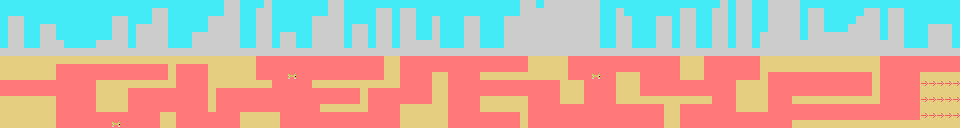

Rendered tile map (Tiled .tmx) drawn with the repository's tilesets; below, a short description and the full map source, tile grids included:
An orthogonal 120x16 tile map with 8x8 px tiles, 1 tile layer (Capa de patrones 1).

<map version="1.2" tiledversion="2019.12.11" orientation="orthogonal" renderorder="right-down" compressionlevel="0" width="120" height="16" tilewidth="8" tileheight="8" infinite="0" nextlayerid="2" nextobjectid="1">
 <editorsettings>
  <export target="." format="csv" />
 </editorsettings>
 <tileset firstgid="1" source="tileset.tsx" />
 <layer id="1" name="Capa de patrones 1" width="120" height="16">
  <data encoding="csv">
35,35,35,35,35,35,35,35,35,35,35,35,35,35,35,35,35,35,35,35,35,35,35,35,35,35,35,35,37,37,35,35,35,37,35,35,35,35,35,35,35,37,37,35,35,35,35,35,35,35,35,35,35,35,35,35,35,35,35,35,35,35,35,35,35,37,37,35,37,37,37,37,37,37,37,35,35,35,35,35,35,35,35,35,35,35,35,35,35,35,37,35,37,37,35,35,37,37,37,37,35,35,35,35,35,35,35,35,35,35,35,35,35,35,35,35,35,35,35,35,
35,35,35,35,35,35,35,35,35,35,35,35,35,35,35,35,35,35,35,37,37,35,35,35,35,35,35,35,37,37,35,35,37,37,35,35,35,35,35,35,35,37,37,35,35,35,35,37,37,35,37,37,35,35,35,35,35,35,35,35,35,35,35,35,35,37,37,37,37,37,37,37,37,37,37,35,35,37,35,35,35,35,35,35,35,37,37,35,35,37,37,35,37,37,35,35,37,37,37,37,35,37,37,35,35,35,35,35,37,37,35,37,37,35,35,35,35,35,35,35,
35,37,37,35,35,35,35,35,35,35,35,35,35,35,37,37,35,35,35,37,37,35,35,35,35,35,37,37,37,37,35,35,37,37,35,35,35,35,35,37,37,37,37,35,35,35,35,37,37,35,37,37,35,35,37,35,35,35,37,37,35,35,35,37,37,37,37,37,37,37,37,37,37,37,37,35,35,37,37,35,35,35,37,37,35,37,37,35,35,37,37,35,37,37,35,35,37,37,37,37,35,37,37,35,35,35,35,37,37,37,35,37,37,35,35,35,35,35,35,35,
35,37,37,35,35,37,37,35,35,35,35,35,35,35,37,37,35,37,37,37,37,35,35,35,35,35,37,37,37,37,35,35,37,37,35,35,35,35,35,37,37,37,37,35,37,37,35,37,37,35,37,37,35,35,37,35,35,35,37,37,35,35,35,37,37,37,37,37,37,37,37,37,37,37,37,35,35,37,37,35,35,35,37,37,35,37,37,35,35,37,37,35,37,37,35,35,37,37,37,37,35,37,37,35,35,35,37,37,37,37,35,37,37,35,35,35,37,37,37,35,
35,37,37,35,35,37,37,35,35,35,35,35,35,35,37,37,35,37,37,37,37,35,35,35,37,37,37,37,37,37,35,35,37,37,35,37,37,35,35,37,37,37,37,35,37,37,35,37,37,35,37,37,35,35,37,35,35,35,37,37,35,35,35,37,37,37,37,37,37,37,37,37,37,37,37,35,35,37,37,35,35,35,37,37,35,37,37,35,35,37,37,35,37,37,35,37,37,37,37,37,35,37,37,37,37,37,37,37,37,37,35,37,37,35,35,35,37,37,37,35,
35,37,37,35,35,37,37,37,35,35,35,35,37,37,37,37,35,37,37,37,37,35,35,35,37,37,37,37,37,37,35,35,37,37,35,37,37,35,35,37,37,37,37,35,37,37,35,37,37,35,37,37,37,37,37,35,35,35,37,37,35,35,35,37,37,37,37,37,37,37,37,37,37,37,37,35,35,37,37,35,35,35,37,37,35,37,37,35,35,37,37,35,37,37,35,37,37,37,37,37,37,37,37,37,37,37,37,37,37,37,37,37,37,35,35,35,37,37,37,35,
37,37,37,37,37,37,37,37,37,37,37,37,37,37,37,37,37,37,37,37,37,37,37,37,37,37,37,37,37,37,37,37,37,37,37,37,37,37,37,37,37,37,37,37,37,37,37,37,37,37,37,37,37,37,37,37,37,37,37,37,37,37,37,37,37,37,37,37,37,37,37,37,37,37,37,37,37,37,37,37,37,37,37,37,37,37,37,37,37,37,37,37,37,37,37,37,37,37,37,37,37,37,37,37,37,37,37,37,37,37,37,37,37,37,37,37,37,37,37,37,
36,36,36,36,36,36,36,36,36,36,36,36,36,36,36,36,36,36,36,36,36,36,36,36,36,36,36,36,36,36,36,36,33,33,33,33,33,33,33,33,33,33,33,33,33,33,33,33,36,36,33,33,33,33,33,33,33,33,33,33,33,33,33,33,33,33,36,36,36,36,36,33,33,33,33,33,33,33,33,33,33,33,33,33,33,36,36,36,33,33,33,33,33,33,33,36,36,36,36,36,36,36,36,36,36,36,36,36,36,36,33,33,33,33,33,33,33,33,33,33,
36,36,36,36,36,36,36,33,33,33,33,33,33,33,33,33,33,33,33,33,33,36,33,33,33,33,36,36,36,36,36,36,33,33,33,33,33,33,33,33,33,33,33,33,33,33,33,33,36,36,33,33,33,33,33,33,33,33,33,33,33,33,33,33,33,33,36,36,36,36,36,33,33,33,33,33,33,33,33,33,33,33,33,33,33,36,36,36,33,33,33,33,33,33,33,36,36,36,36,36,36,36,36,36,36,36,36,36,36,36,33,33,33,33,33,33,33,33,33,33,
36,36,36,36,36,36,36,33,33,33,33,33,33,33,33,33,33,33,33,33,33,36,33,33,33,33,36,36,36,36,36,36,33,33,33,33,7,33,33,33,33,33,33,33,33,33,33,33,36,36,33,33,33,33,36,36,33,33,33,33,36,36,36,36,36,36,36,36,36,36,36,33,33,33,7,33,33,36,36,36,33,33,33,33,33,36,36,36,33,33,33,33,33,33,33,36,33,33,33,33,33,33,33,33,33,33,33,33,33,36,33,33,33,33,33,36,36,36,36,36,
33,33,33,33,33,33,33,33,33,33,33,33,36,36,36,36,36,36,36,36,36,36,33,33,33,33,36,36,36,36,36,36,36,36,33,33,33,33,33,36,36,36,36,36,36,36,36,36,36,36,33,33,33,33,36,36,33,33,33,33,33,33,33,33,33,33,33,33,33,33,36,36,36,33,33,33,33,36,36,36,33,33,33,33,33,33,33,33,33,33,33,33,36,36,36,36,33,33,33,33,33,33,33,33,33,33,33,33,33,36,33,33,33,33,33,10,10,10,10,10,
33,33,33,33,33,33,33,33,33,33,33,33,36,36,36,36,33,33,33,33,33,33,33,33,33,33,36,33,33,33,33,33,33,33,33,33,33,33,33,33,33,33,33,33,33,36,33,33,33,33,33,33,33,33,36,36,33,33,33,33,33,33,33,33,33,33,33,33,33,33,36,36,36,33,33,33,33,36,36,36,33,33,33,33,33,33,33,33,33,33,33,33,36,36,36,36,33,33,33,33,33,33,33,33,33,33,33,33,33,36,33,33,33,33,33,36,36,36,36,36,
36,36,36,36,36,36,36,33,33,33,33,33,36,36,36,36,33,33,33,33,33,33,33,33,33,33,36,33,33,33,33,33,33,33,33,33,33,33,33,33,33,33,33,33,33,36,33,33,33,33,33,33,33,33,36,36,33,33,33,33,36,36,36,36,36,36,33,33,33,33,36,36,36,33,33,33,33,36,36,36,36,36,36,36,36,36,36,36,36,33,33,33,36,36,36,36,33,33,33,36,36,36,36,36,36,36,36,36,36,36,33,33,33,33,33,10,10,10,10,10,
36,36,36,36,36,36,36,33,33,33,33,33,36,36,36,36,33,33,33,33,33,33,33,33,33,33,36,33,33,33,33,33,33,33,33,33,33,33,33,33,36,36,36,36,36,36,33,33,33,33,36,36,36,36,36,36,33,33,33,33,36,36,36,36,36,36,33,33,33,33,33,33,33,33,33,33,33,33,33,33,33,33,33,36,36,33,33,33,33,33,33,33,36,36,36,36,33,33,33,33,33,33,33,33,33,33,33,33,33,33,33,33,33,33,33,36,36,36,36,36,
36,36,36,36,36,36,36,33,33,33,33,33,33,33,33,33,33,33,33,33,36,36,33,33,33,33,33,33,33,33,36,36,36,36,36,33,33,33,33,33,33,33,33,33,33,33,33,33,33,33,36,36,36,36,36,36,33,33,33,33,33,33,33,33,33,36,33,33,33,33,33,33,33,33,33,33,33,33,33,33,33,33,33,36,36,33,33,33,33,33,33,33,33,33,33,33,33,33,33,33,33,33,33,33,33,33,33,33,33,33,33,33,33,33,33,10,10,10,10,10,
36,36,36,36,36,36,36,33,33,33,33,33,33,33,7,33,33,33,33,33,36,36,33,33,33,33,33,33,33,33,36,36,36,36,36,33,33,33,33,33,33,33,33,33,33,33,33,33,33,33,36,36,36,36,36,36,33,33,33,33,33,33,33,33,33,36,33,33,33,33,33,33,33,33,33,33,33,33,33,33,33,33,33,36,36,33,33,33,33,33,33,33,33,33,33,33,33,33,33,36,36,36,36,36,36,36,36,36,36,36,36,36,36,36,36,36,36,36,36,36
</data>
 </layer>
</map>
